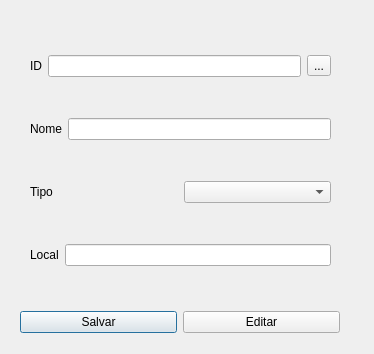
<?xml version="1.0" encoding="UTF-8"?>
<ui version="4.0">
 <class>gerenciaDispositivo</class>
 <widget class="QDialog" name="gerenciaDispositivo">
  <property name="geometry">
   <rect>
    <x>0</x>
    <y>0</y>
    <width>374</width>
    <height>354</height>
   </rect>
  </property>
  <property name="sizePolicy">
   <sizepolicy hsizetype="Expanding" vsizetype="Expanding">
    <horstretch>0</horstretch>
    <verstretch>0</verstretch>
   </sizepolicy>
  </property>
  <property name="minimumSize">
   <size>
    <width>374</width>
    <height>354</height>
   </size>
  </property>
  <property name="maximumSize">
   <size>
    <width>374</width>
    <height>354</height>
   </size>
  </property>
  <property name="windowTitle">
   <string>Dispositivos</string>
  </property>
  <widget class="QWidget" name="layoutWidget">
   <property name="geometry">
    <rect>
     <x>30</x>
     <y>20</y>
     <width>301</width>
     <height>281</height>
    </rect>
   </property>
   <layout class="QVBoxLayout" name="verticalLayout">
    <item>
     <layout class="QHBoxLayout" name="horizontalLayout_2">
      <item>
       <widget class="QLabel" name="label">
        <property name="text">
         <string>ID</string>
        </property>
       </widget>
      </item>
      <item>
       <widget class="QLineEdit" name="lineID"/>
      </item>
      <item>
       <widget class="QToolButton" name="toolButton">
        <property name="text">
         <string>...</string>
        </property>
        <property name="icon">
         <iconset>
          <normaloff>Find.ico</normaloff>Find.ico</iconset>
        </property>
       </widget>
      </item>
     </layout>
    </item>
    <item>
     <layout class="QHBoxLayout" name="horizontalLayout_3">
      <item>
       <widget class="QLabel" name="label_2">
        <property name="text">
         <string>Nome</string>
        </property>
       </widget>
      </item>
      <item>
       <widget class="QLineEdit" name="lineNome"/>
      </item>
     </layout>
    </item>
    <item>
     <layout class="QHBoxLayout" name="horizontalLayout_4">
      <item>
       <widget class="QLabel" name="label_3">
        <property name="text">
         <string>Tipo</string>
        </property>
       </widget>
      </item>
      <item>
       <widget class="QComboBox" name="comboTipo">
        <property name="maxVisibleItems">
         <number>5</number>
        </property>
        <property name="insertPolicy">
         <enum>QComboBox::InsertAlphabetically</enum>
        </property>
       </widget>
      </item>
     </layout>
    </item>
    <item>
     <layout class="QHBoxLayout" name="horizontalLayout_5">
      <item>
       <widget class="QLabel" name="label_4">
        <property name="text">
         <string>Local</string>
        </property>
       </widget>
      </item>
      <item>
       <widget class="QLineEdit" name="lineLocal"/>
      </item>
     </layout>
    </item>
   </layout>
  </widget>
  <widget class="QWidget" name="layoutWidget_2">
   <property name="geometry">
    <rect>
     <x>20</x>
     <y>310</y>
     <width>320</width>
     <height>25</height>
    </rect>
   </property>
   <layout class="QHBoxLayout" name="horizontalLayout">
    <item>
     <widget class="QPushButton" name="pushButton_2">
      <property name="text">
       <string>Salvar</string>
      </property>
     </widget>
    </item>
    <item>
     <widget class="QPushButton" name="pushButton">
      <property name="text">
       <string>Editar</string>
      </property>
     </widget>
    </item>
   </layout>
  </widget>
 </widget>
 <resources/>
 <connections/>
 <slots>
  <slot>showEditDispositivos()</slot>
 </slots>
</ui>
